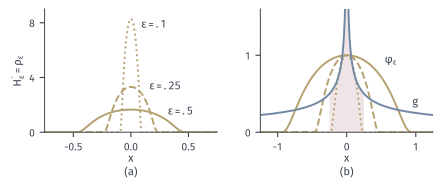

Recreate this plot in Python.
from pathlib import Path
import sys
ROOT = next(p for p in Path(__file__).resolve().parents if (p/'build.sh').is_file() and (p/'tex/book.tex').is_file())
sys.path.insert(0, str(ROOT/'figures/00-shared/mathematical-preliminaries-upper/00-shared/comprehension-figures'))
from support import figure, save, BLUE, GREEN, YELLOW, RED, PURPLE, INK, MUTED, GRID, BLUE_FILL, GREEN_FILL, YELLOW_FILL, RED_FILL, PURPLE_FILL
import numpy as np

def bump(t):
    """psi(t)=exp(-1/(1-t^2)) on |t|<1 and 0 elsewhere."""
    t = np.asarray(t, float); out = np.zeros_like(t); m = np.abs(t) < 1
    out[m] = np.exp(-1/(1-t[m]**2)); return out
C1 = 0.44399381623014  # integral of psi over [-1,1]
def rho(t, eps=1.0):
    """1-D mollifier rho_eps(t)=rho(t/eps)/eps."""
    return bump(np.asarray(t, float)/eps)/C1/eps
def mollify(fun, x, eps, n=4001):
    """f_eps(x)=int rho_eps(z) f(x-z) dz by the midpoint rule on [-eps,eps]."""
    z = (np.arange(n)+.5)/n*2*eps-eps; dz = 2*eps/n
    return np.array([np.sum(rho(z, eps)*fun(xi-z))*dz for xi in np.atleast_1d(x)])
def letters(fig, axes, y=.02):
    for ax, s in zip(axes, ['(a)', '(b)', '(c)']):
        p = ax.get_position(); fig.text((p.x0+p.x1)/2, y, s, ha='center', va='bottom')
fig, axes = figure(width_mm=112, height_mm=46, ncols=2)
fig.set_layout_engine(None); fig.subplots_adjust(left=.1, right=.985, top=.95, bottom=.27, wspace=.25)
a = axes[0]; x = np.linspace(-.75, .75, 3001)
for e, ls in zip([.5, .25, .1], ['-', '--', ':']):
    a.plot(x, rho(x, e), color=YELLOW, lw=1.4, ls=ls)
a.text(.32, 1.25, r'$\varepsilon=.5$', ha='left'); a.text(.16, 3.1, r'$\varepsilon=.25$', ha='left'); a.text(.09, 7.6, r'$\varepsilon=.1$', ha='left')
a.set_xlim(-.75, .75); a.set_ylim(0, 9); a.set_xticks([-.5, 0, .5]); a.set_yticks([0, 4, 8]); a.set_xlabel('$x$', labelpad=1); a.set_ylabel(r"$H_\varepsilon'=\rho_\varepsilon$", labelpad=2)
b = axes[1]; x = np.linspace(-1.25, 1.25, 4001); x = x[x != 0]; g = .25/np.sqrt(np.abs(x))
m = np.abs(x) <= .25
b.fill_between(x[m], 0, np.minimum(g[m], 1.6), color=RED_FILL, lw=0)
for e, ls in zip([1, .5, .25], ['-', '--', ':']):
    b.plot(x, np.e*bump(x/e), color=YELLOW, lw=1.4, ls=ls)
b.plot(x[x < 0], g[x < 0], color=BLUE, lw=1.4); b.plot(x[x > 0], g[x > 0], color=BLUE, lw=1.4)
b.text(.95, .31, '$g$', ha='left', va='bottom'); b.text(.55, .93, r'$\varphi_\varepsilon$', ha='left', va='center')
b.set_xlim(-1.25, 1.25); b.set_ylim(0, 1.6); b.set_xticks([-1, 0, 1]); b.set_yticks([0, 1]); b.set_xlabel('$x$', labelpad=1)
letters(fig, axes)
save(fig, Path(__file__).resolve().parent, 'figure', {'formula': 'rho_eps for eps=.5,.25,.1; phi_eps=e*psi(x/eps), eps=1,.5,.25; g=.25|x|^(-1/2)'})
